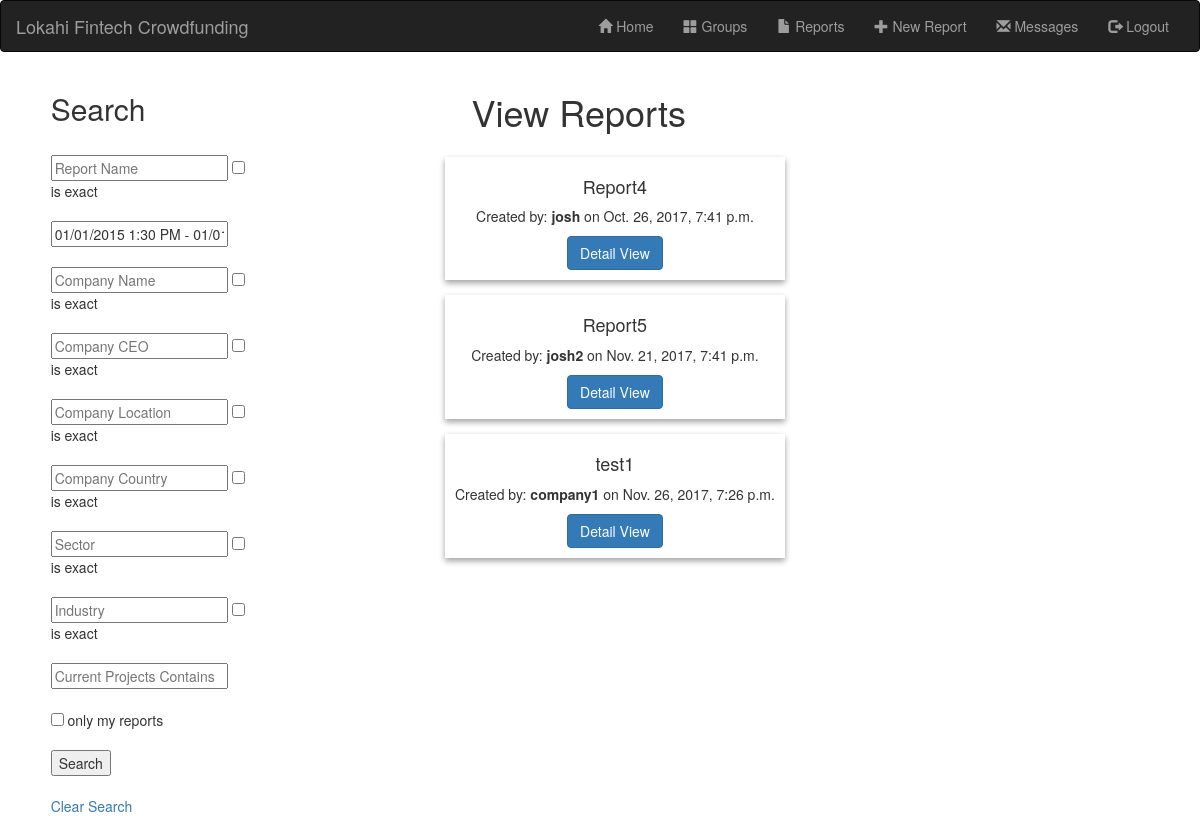
The app's page /app/reports/ (signed in), older data.
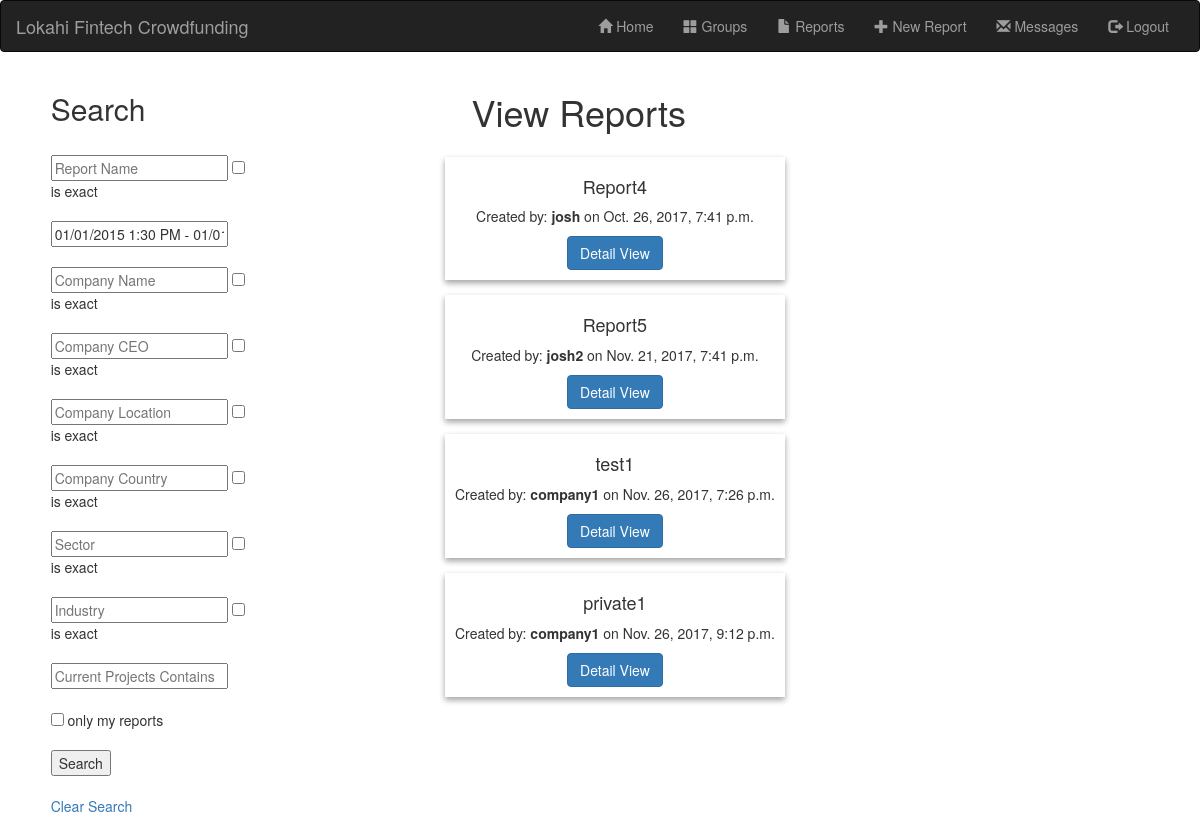
The same page, newer data.
### app/models.py (models this page shows, shortened)
class Report(models.Model):
    reportName = models.CharField(max_length=50, default="NO_NAME")
    companyUser = models.ForeignKey(User, on_delete=models.SET_NULL, null=True, blank=True)
    companyCEO = models.CharField(max_length=50)
    timeStamp = models.DateTimeField(null=True, blank=True)
    companyName = models.CharField(max_length=50)
    companyPhone = models.CharField(max_length=12)
    companyEmail = models.CharField(max_length=50)
    companyLocation = models.CharField(max_length=50)
    companyCountry = models.CharField(max_length=3, choices=COUNTRY_CHOICES, default="US")
    sector = models.CharField(max_length=50)
    industry = models.CharField(max_length=50)
    currentProjects = models.CharField(max_length=200)
    accessType = models.CharField(max_length=7, choices=(("private", "private"), ("public", "public")), default="public")
    files = models.ManyToManyField(ReportFile, blank=True)
    def get_absolute_url(self):
        return reverse('report_detail', args=[str(self.id)])
    class Meta:
        permissions = (
            ('can_view_reports', "Can view reports"),
            ('can_change_reports', "Can change reports")
        )

### app/views.py (the view)
class reports(generic.ListView):
    model = Report
    paginate_by = 4
    context_object_name = 'user_reports'
    template_name = 'report_list.html'
    def get_queryset(self):
        result = Report.objects.all()
        if(self.request.user.groups.filter(name='Site Manager').exists() == False):
            result = result.filter(Q(accessType = "public") | Q(companyUser = self.request.user))
        return result

### app/templatetags/user_tags.py (called while the page is built)
@register.filter('has_group')
def has_group(user, group_name):
    groups = user.groups.all().values_list('name', flat=True)
    return True if group_name in groups else False

### app/templates/report_list.html
{% extends "base_generic.html" %}
{% block content %}
<h1 id="reportListTitle">View Reports</h1>
    {% if user.is_authenticated %}
    <form id="reportSearch" action="{% url 'reports_search' %}"  method="get" accept-charset="utf-8">
        <h2>Search</h2>
        <br>
        <input name="reportName" type="text" placeholder="Report Name">
        <input name="reportNameExact" type="checkbox"> is exact
        <br><br>
        <input type="text" name="daterange" value="01/01/2015 1:30 PM - 01/01/2018 2:00 PM" />
        <br><br>
        <input name="companyName" type="text" placeholder="Company Name">
        <input name="companyNameExact" type="checkbox"> is exact
        <br><br>
        <input name="companyCEO" type="text" placeholder="Company CEO">
        <input name="companyCEOExact" type="checkbox"> is exact
        <br><br>
        <input name="companyLocation" type="text" placeholder="Company Location">
        <input name="companyLocationExact" type="checkbox"> is exact
        <br><br>
        <input name="companyCountry" type="text" placeholder="Company Country">
        <input name="companyCountryExact" type="checkbox"> is exact
        <br><br>
        <input name="sector" type="text" placeholder="Sector">
        <input name="sectorExact" type="checkbox"> is exact
        <br><br>
        <input name="industry" type="text" placeholder="Industry">
        <input name="industryExact" type="checkbox"> is exact
        <br><br>
        <input name="currentProjects" type="text" placeholder="Current Projects Contains">
        <br><br>
        <input name="myReports" type="checkbox"> only my reports
        <br><br>
        <button type="submit">Search</button>
        <br><br>
        <a href="{% url 'reports'%}?next={{request.path}}">Clear Search</a>
    </form>
        {% if user_reports %}
        <ul id="reportList">
        {% for report in user_reports %}
        <div id = "reportCards" class="card text-center">
            <div class="card-block">
              <h4 class="card-title">{{ report.reportName }}</h4>
              <p class="card-text">Created by: <b>{{ report.companyUser }}</b> on {{ report.timeStamp }}</p>
              <a href="{{ report.get_absolute_url }}" class="btn btn-primary">Detail View</a>
            </div>
          </div>
        {% endfor %}
        </ul>
        {% else %}
        <p id="reportList">There are no reports.</p>
        {% endif %}
    {% endif %}
{% endblock %}

Row changes from the older to the newer data that the page shows:
added Report: reportName "private1", companyUser "company1", timeStamp "Nov. 26, 2017, 9:12 p.m."
